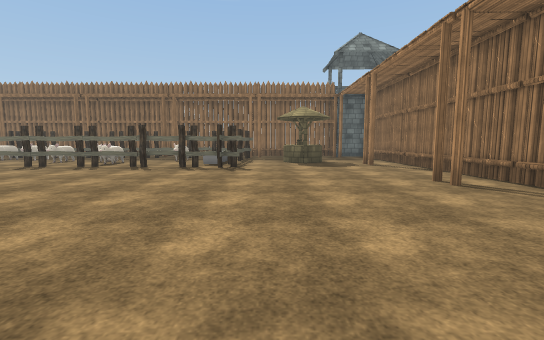
View 1 (above)

17 first-person views from a walk through a 3-D level made in the Unity game engine. The camera is 1.3 m above the floor, tilts 6° down and sees 90° across. The floor is counted in squares, 1.71 m on a side. Each view is taken from the middle of a square. On the plan, view 1 faces up. The plan holds only what a view shows up to about 10 squares ahead; the rest is blank. The place goes on beyond the plan. The player character is not drawn. Some animated figures are left out. Some surface patterns are stand-ins.

View 2
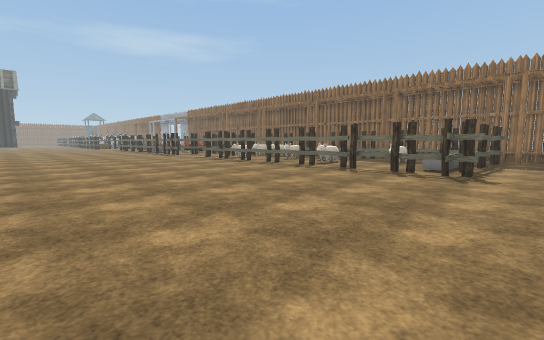

View 3
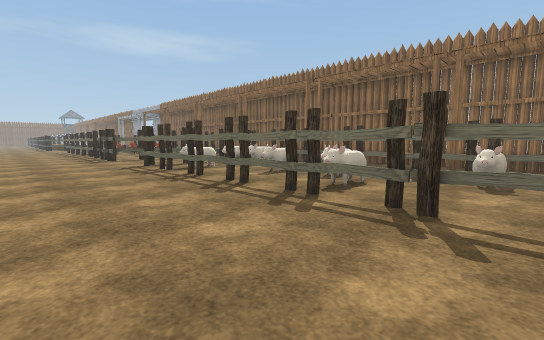

View 4
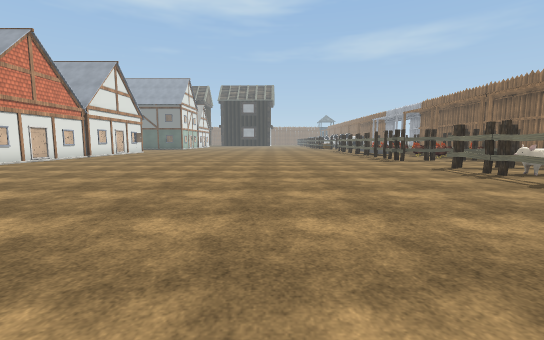

View 5
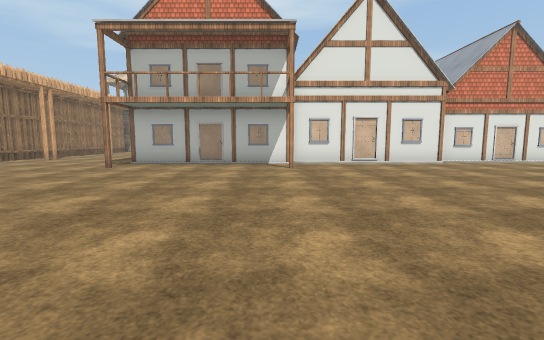

View 6
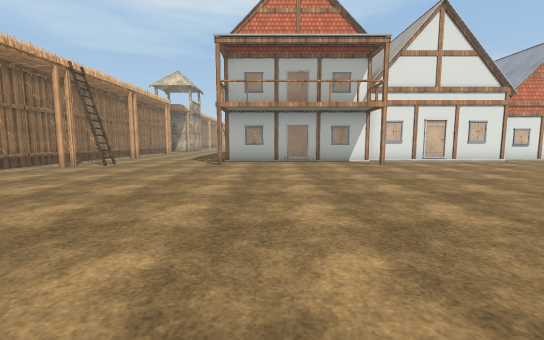

View 7
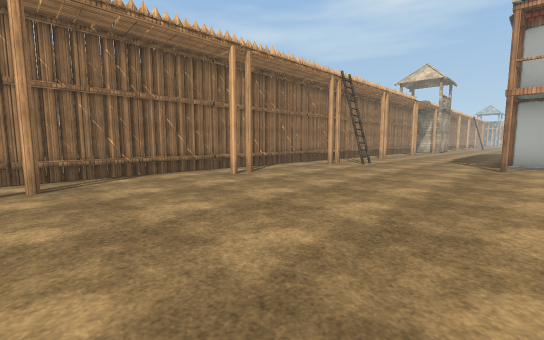

View 8
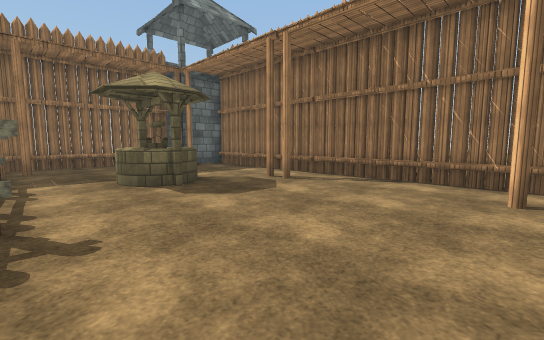

View 9
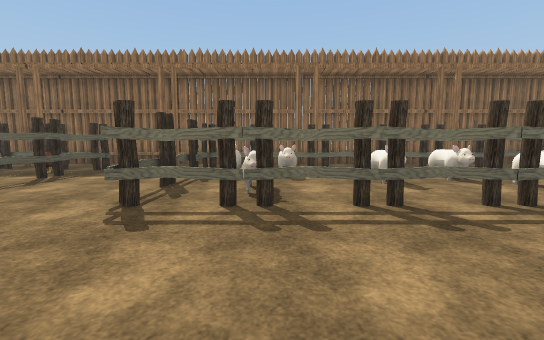

View 10
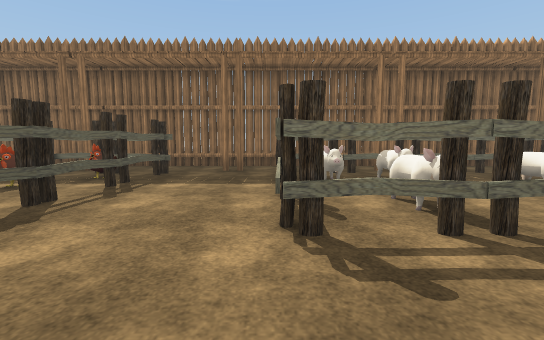

View 11
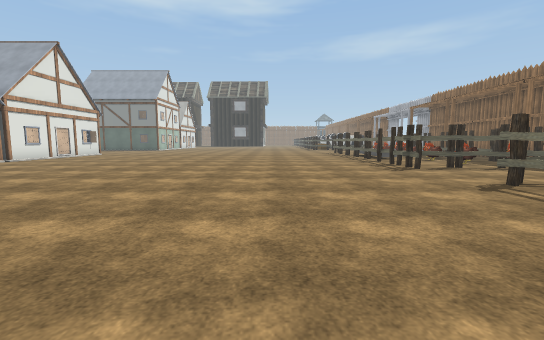

View 12
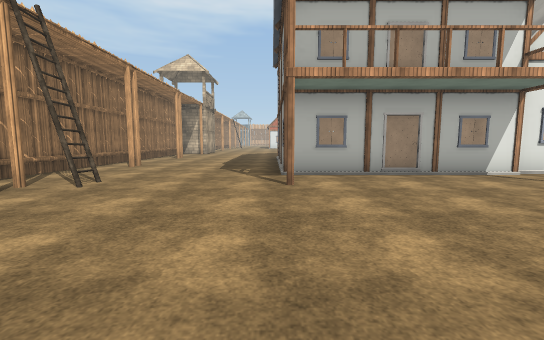

View 13
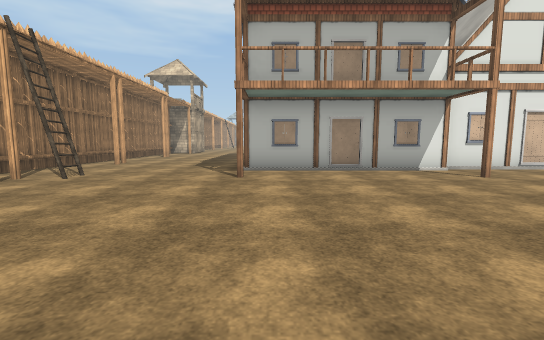

View 14
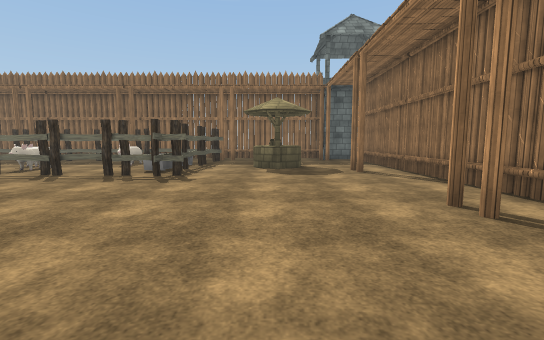

View 15
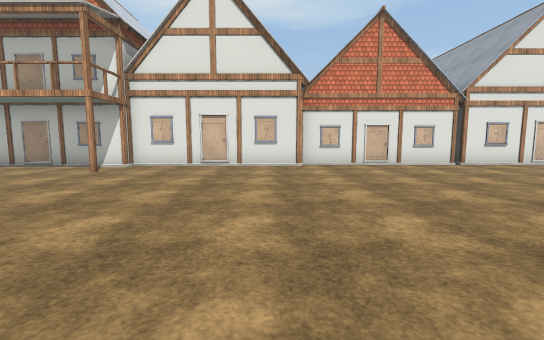

View 16
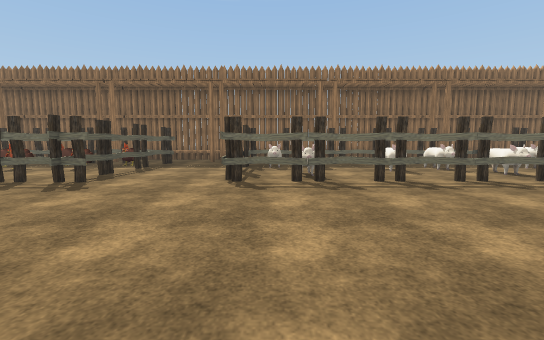

View 17
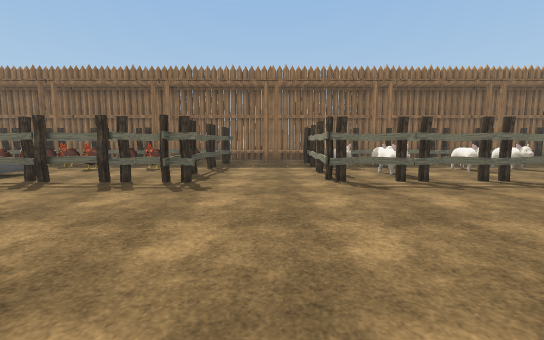

### Floor plan
Key: @ floor where view 1 was taken; # wall or solid block; x gap in a wall; . floor; = window, fence, low wall or low ledge; W well; F fence; H house; L ladder; T tower; O other object.
Columns run from 17 left of view 1 to 6 right of it. Each row starts with its distance up from view 1.
 15                     #
 14 #####################
 13  ...#FFF#FFFFF###.. #T#T
 12  OF..FFF.....##FF.. ..#
 11 OOF..FOO.OOO.OOOF.W...#
 10  OF..F.O.O.OOO.OF.WW..#
  9  .F..F.O...OO..O.....x#
  8 ##F..FFFFFFFF#=FF.....#
  7 ......................#
  6 ......................#
  5 .....................x#
  4 ......................#
  3 ......................#
  2 ......................#
  1 ....................#.#
  0 .................@....#
 -1 ......................#
 -2 ......................#
 -3 ....................#.#
 -4 ...................L..#
 -5 ...........HHHHH......#
 -6 HHHHH#HHHH#     ......#
 -7 H              H....#.#
 -8                 ......#
 -9                H......#

Positions as (right, up) in squares from view 1, and headings:
1: (0, 0), facing up
2: (0, 1), facing up-left
3: (-3, 5), facing up-left
4: (-4, 3), facing left
5: (-6, 4), facing down
6: (-3, 5), facing down
7: (-2, 5), facing down-right
8: (-1, 5), facing up-right
9: (-10, 5), facing up
10: (-12, 6), facing up
11: (-7, 4), facing left
12: (-1, 1), facing down
13: (-2, 2), facing down
14: (1, 2), facing up
15: (-11, 3), facing down
16: (-11, 3), facing up
17: (-13, 3), facing up
